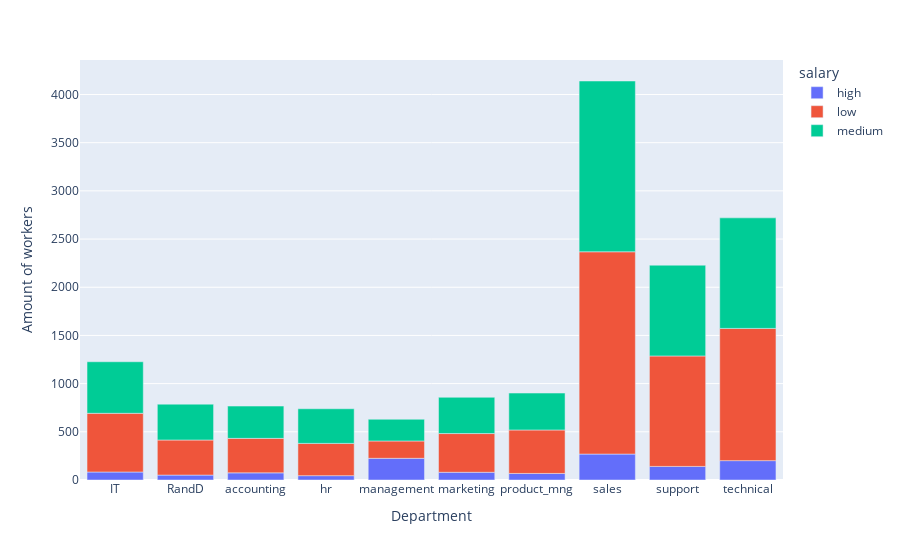

Notebook cell for this chart:
### Markdown cell above
### Distribution of employees by salary level in each department

### Code cell
import plotly.express as px
dat = data.groupby(['Department', 'salary']).size().reset_index()
dat = dat.rename(columns={0: 'Amount of workers'})
fig=px.bar(dat, x='Department', y='Amount of workers', color='salary')
iplot(fig)

### Figure 1 — Plotly figure (JSON) as saved in the notebook; plotly's stock layout.template omitted (floating-point values rounded to 4 significant figures)
{"data": [{"alignmentgroup": "True", "hovertemplate": "salary=high<br>Department=%{x}<br>Amount of workers=%{y}<extra></extra>", "legendgroup": "high", "marker": {"color": "#636efa"}, "name": "high", "offsetgroup": "high", "orientation": "v", "showlegend": true, "textposition": "auto", "type": "bar", "x": ["IT", "RandD", "accounting", "hr", "management", "marketing", "product_mng", "sales", "support", "technical"], "xaxis": "x", "y": [83, 51, 74, 45, 225, 80, 68, 269, 141, 201], "yaxis": "y"}, {"alignmentgroup": "True", "hovertemplate": "salary=low<br>Department=%{x}<br>Amount of workers=%{y}<extra></extra>", "legendgroup": "low", "marker": {"color": "#EF553B"}, "name": "low", "offsetgroup": "low", "orientation": "v", "showlegend": true, "textposition": "auto", "type": "bar", "x": ["IT", "RandD", "accounting", "hr", "management", "marketing", "product_mng", "sales", "support", "technical"], "xaxis": "x", "y": [609, 364, 358, 335, 180, 402, 451, 2099, 1146, 1372], "yaxis": "y"}, {"alignmentgroup": "True", "hovertemplate": "salary=medium<br>Department=%{x}<br>Amount of workers=%{y}<extra></extra>", "legendgroup": "medium", "marker": {"color": "#00cc96"}, "name": "medium", "offsetgroup": "medium", "orientation": "v", "showlegend": true, "textposition": "auto", "type": "bar", "x": ["IT", "RandD", "accounting", "hr", "management", "marketing", "product_mng", "sales", "support", "technical"], "xaxis": "x", "y": [535, 372, 335, 359, 225, 376, 383, 1772, 942, 1147], "yaxis": "y"}], "layout": {"barmode": "relative", "legend": {"title": {"text": "salary"}, "tracegroupgap": 0}, "margin": {"t": 60}, "xaxis": {"anchor": "y", "domain": [0, 1], "title": {"text": "Department"}}, "yaxis": {"anchor": "x", "domain": [0, 1], "title": {"text": "Amount of workers"}}}}
